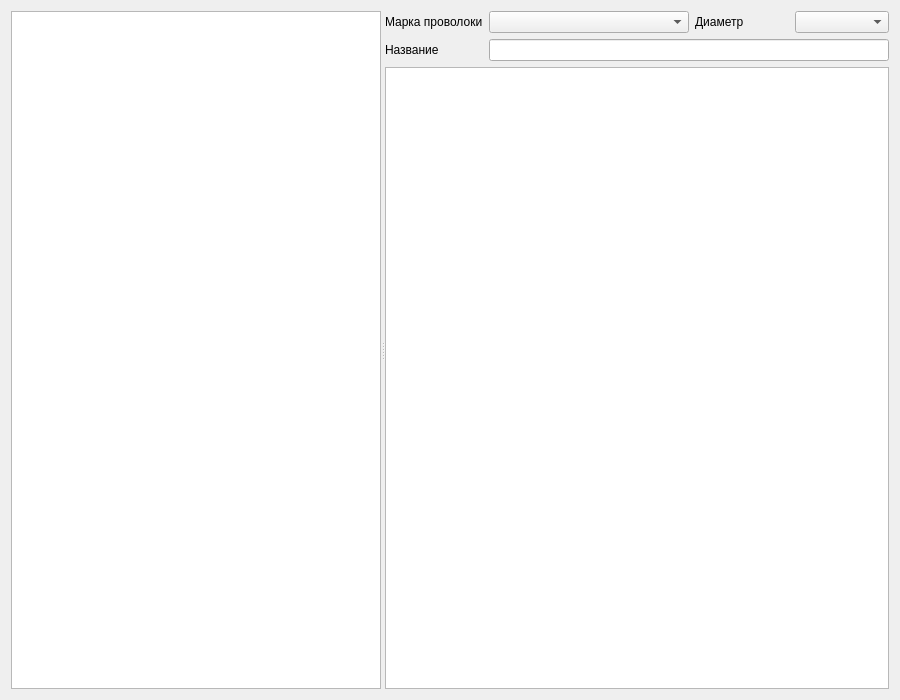
<?xml version="1.0" encoding="UTF-8"?>
<ui version="4.0">
 <class>DialogProg</class>
 <widget class="QDialog" name="DialogProg">
  <property name="geometry">
   <rect>
    <x>0</x>
    <y>0</y>
    <width>900</width>
    <height>700</height>
   </rect>
  </property>
  <property name="windowTitle">
   <string>Программы технолога</string>
  </property>
  <layout class="QVBoxLayout" name="verticalLayout_2">
   <item>
    <widget class="QSplitter" name="splitter">
     <property name="orientation">
      <enum>Qt::Horizontal</enum>
     </property>
     <widget class="DbViewer" name="tableViewProg">
      <property name="minimumSize">
       <size>
        <width>370</width>
        <height>0</height>
       </size>
      </property>
      <property name="editTriggers">
       <set>QAbstractItemView::NoEditTriggers</set>
      </property>
     </widget>
     <widget class="QWidget" name="layoutWidget">
      <layout class="QVBoxLayout" name="verticalLayoutCont">
       <item>
        <layout class="QGridLayout" name="gridLayout">
         <item row="1" column="0">
          <widget class="QLabel" name="label">
           <property name="text">
            <string>Название</string>
           </property>
          </widget>
         </item>
         <item row="1" column="1" colspan="3">
          <widget class="QLineEdit" name="lineEditName"/>
         </item>
         <item row="0" column="0">
          <widget class="QLabel" name="label_2">
           <property name="text">
            <string>Марка проволоки</string>
           </property>
          </widget>
         </item>
         <item row="0" column="1">
          <widget class="QComboBox" name="comboBoxProv">
           <property name="minimumSize">
            <size>
             <width>200</width>
             <height>0</height>
            </size>
           </property>
          </widget>
         </item>
         <item row="0" column="2">
          <widget class="QLabel" name="label_3">
           <property name="text">
            <string>Диаметр</string>
           </property>
          </widget>
         </item>
         <item row="0" column="3">
          <widget class="QComboBox" name="comboBoxDiam"/>
         </item>
        </layout>
       </item>
       <item>
        <widget class="DbViewer" name="tableViewCont"/>
       </item>
      </layout>
     </widget>
    </widget>
   </item>
  </layout>
 </widget>
 <customwidgets>
  <customwidget>
   <class>DbViewer</class>
   <extends>QTableView</extends>
   <header>db/dbviewer.h</header>
  </customwidget>
 </customwidgets>
 <tabstops>
  <tabstop>comboBoxProv</tabstop>
  <tabstop>comboBoxDiam</tabstop>
  <tabstop>lineEditName</tabstop>
  <tabstop>tableViewCont</tabstop>
  <tabstop>tableViewProg</tabstop>
 </tabstops>
 <resources/>
 <connections/>
</ui>
